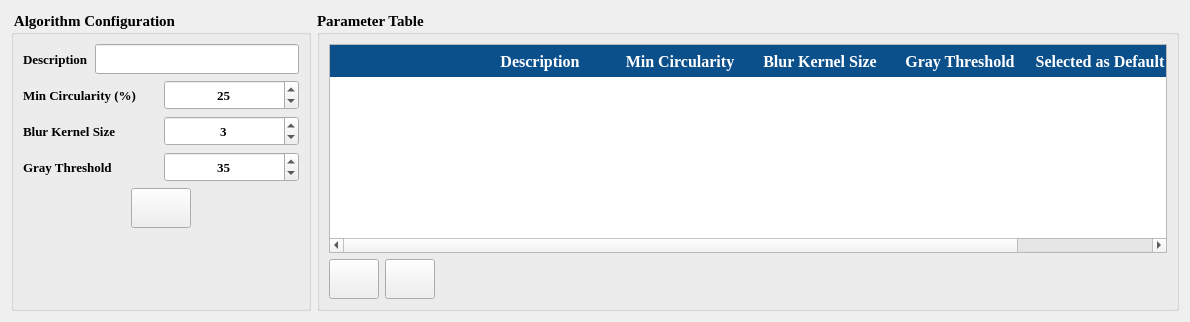
                      <widget class="QWidget" name="tab_4">
                       <attribute name="icon">
                        <iconset>
                         <normaloff>Icons/thresh.png</normaloff>Icons/thresh.png</iconset>
                       </attribute>
                       <attribute name="title">
                        <string/>
                       </attribute>
                       <layout class="QHBoxLayout" name="horizontalLayout_34">
                        <item>
                         <widget class="QGroupBox" name="groupBox_14">
                          <property name="minimumSize">
                           <size>
                            <width>300</width>
                            <height>200</height>
                           </size>
                          </property>
                          <property name="maximumSize">
                           <size>
                            <width>400</width>
                            <height>16777215</height>
                           </size>
                          </property>
                          <property name="font">
                           <font>
                            <family>Times New Roman</family>
                            <pointsize>11</pointsize>
                            <weight>75</weight>
                            <bold>true</bold>
                           </font>
                          </property>
                          <property name="title">
                           <string> Algorithm Configuration</string>
                          </property>
                          <layout class="QVBoxLayout" name="verticalLayout_25">
                           <item>
                            <layout class="QHBoxLayout" name="horizontalLayout_51">
                             <item>
                              <widget class="QLabel" name="label_28">
                               <property name="font">
                                <font>
                                 <pointsize>10</pointsize>
                                 <weight>75</weight>
                                 <bold>true</bold>
                                </font>
                               </property>
                               <property name="text">
                                <string>Description</string>
                               </property>
                              </widget>
                             </item>
                             <item>
                              <widget class="QLineEdit" name="algo_desc_lineedit">
                               <property name="sizePolicy">
                                <sizepolicy hsizetype="Expanding" vsizetype="Fixed">
                                 <horstretch>0</horstretch>
                                 <verstretch>30</verstretch>
                                </sizepolicy>
                               </property>
                               <property name="minimumSize">
                                <size>
                                 <width>0</width>
                                 <height>30</height>
                                </size>
                               </property>
                               <property name="font">
                                <font>
                                 <family>Times New Roman</family>
                                 <pointsize>10</pointsize>
                                </font>
                               </property>
                               <property name="cursor">
                                <cursorShape>IBeamCursor</cursorShape>
                               </property>
                               <property name="alignment">
                                <set>Qt::AlignCenter</set>
                               </property>
                              </widget>
                             </item>
                            </layout>
                           </item>
                           <item>
                            <layout class="QHBoxLayout" name="horizontalLayout_24">
                             <item>
                              <widget class="QLabel" name="label_18">
                               <property name="font">
                                <font>
                                 <pointsize>10</pointsize>
                                 <weight>75</weight>
                                 <bold>true</bold>
                                </font>
                               </property>
                               <property name="text">
                                <string>Min Circularity (%)</string>
                               </property>
                              </widget>
                             </item>
                             <item>
                              <widget class="QSpinBox" name="circ_acc_spin_2">
                               <property name="minimumSize">
                                <size>
                                 <width>0</width>
                                 <height>30</height>
                                </size>
                               </property>
                               <property name="maximumSize">
                                <size>
                                 <width>16777215</width>
                                 <height>30</height>
                                </size>
                               </property>
                               <property name="font">
                                <font>
                                 <family>Times New Roman</family>
                                 <pointsize>10</pointsize>
                                </font>
                               </property>
                               <property name="cursor">
                                <cursorShape>IBeamCursor</cursorShape>
                               </property>
                               <property name="locale">
                                <locale language="English" country="UnitedStates"/>
                               </property>
                               <property name="alignment">
                                <set>Qt::AlignCenter</set>
                               </property>
                               <property name="minimum">
                                <number>1</number>
                               </property>
                               <property name="maximum">
                                <number>100</number>
                               </property>
                               <property name="singleStep">
                                <number>0</number>
                               </property>
                               <property name="value">
                                <number>25</number>
                               </property>
                              </widget>
                             </item>
                            </layout>
                           </item>
                           <item>
                            <layout class="QHBoxLayout" name="horizontalLayout_25">
                             <item>
                              <widget class="QLabel" name="label_19">
                               <property name="font">
                                <font>
                                 <pointsize>10</pointsize>
                                 <weight>75</weight>
                                 <bold>true</bold>
                                </font>
                               </property>
                               <property name="text">
                                <string>Blur Kernel Size</string>
                               </property>
                              </widget>
                             </item>
                             <item>
                              <widget class="QSpinBox" name="blur_ksize_spin_2">
                               <property name="minimumSize">
                                <size>
                                 <width>0</width>
                                 <height>30</height>
                                </size>
                               </property>
                               <property name="maximumSize">
                                <size>
                                 <width>16777215</width>
                                 <height>30</height>
                                </size>
                               </property>
                               <property name="font">
                                <font>
                                 <family>Times New Roman</family>
                                 <pointsize>10</pointsize>
                                </font>
                               </property>
                               <property name="cursor">
                                <cursorShape>IBeamCursor</cursorShape>
                               </property>
                               <property name="locale">
                                <locale language="English" country="UnitedStates"/>
                               </property>
                               <property name="alignment">
                                <set>Qt::AlignCenter</set>
                               </property>
                               <property name="minimum">
                                <number>1</number>
                               </property>
                               <property name="maximum">
                                <number>91</number>
                               </property>
                               <property name="singleStep">
                                <number>2</number>
                               </property>
                               <property name="value">
                                <number>3</number>
                               </property>
                              </widget>
                             </item>
                            </layout>
                           </item>
                           <item>
                            <layout class="QHBoxLayout" name="horizontalLayout_26">
                             <item>
                              <widget class="QLabel" name="label_20">
                               <property name="font">
                                <font>
                                 <pointsize>10</pointsize>
                                 <weight>75</weight>
                                 <bold>true</bold>
                                </font>
                               </property>
                               <property name="text">
                                <string>Gray Threshold</string>
                               </property>
                              </widget>
                             </item>
                             <item>
                              <widget class="QSpinBox" name="gray_spin_2">
                               <property name="minimumSize">
                                <size>
                                 <width>0</width>
                                 <height>30</height>
                                </size>
                               </property>
                               <property name="maximumSize">
                                <size>
                                 <width>16777215</width>
                                 <height>30</height>
                                </size>
                               </property>
                               <property name="font">
                                <font>
                                 <family>Times New Roman</family>
                                 <pointsize>10</pointsize>
                                </font>
                               </property>
                               <property name="cursor">
                                <cursorShape>IBeamCursor</cursorShape>
                               </property>
                               <property name="locale">
                                <locale language="English" country="UnitedStates"/>
                               </property>
                               <property name="alignment">
                                <set>Qt::AlignCenter</set>
                               </property>
                               <property name="minimum">
                                <number>0</number>
                               </property>
                               <property name="maximum">
                                <number>255</number>
                               </property>
                               <property name="singleStep">
                                <number>1</number>
                               </property>
                               <property name="value">
                                <number>35</number>
                               </property>
                              </widget>
                             </item>
                            </layout>
                           </item>
                           <item>
                            <layout class="QHBoxLayout" name="horizontalLayout_43">
                             <item>
                              <widget class="QPushButton" name="apply_btn_2">
                               <property name="enabled">
                                <bool>true</bool>
                               </property>
                               <property name="minimumSize">
                                <size>
                                 <width>50</width>
                                 <height>40</height>
                                </size>
                               </property>
                               <property name="maximumSize">
                                <size>
                                 <width>60</width>
                                 <height>16777215</height>
                                </size>
                               </property>
                               <property name="font">
                                <font>
                                 <family>Times New Roman</family>
                                 <pointsize>10</pointsize>
                                 <weight>75</weight>
                                 <bold>true</bold>
                                </font>
                               </property>
                               <property name="cursor">
                                <cursorShape>PointingHandCursor</cursorShape>
                               </property>
                               <property name="toolTip">
                                <string>&lt;html&gt;&lt;head/&gt;&lt;body&gt;&lt;p&gt;&lt;span style=&quot; font-size:10pt; font-weight:400;&quot;&gt;Apply Config&lt;/span&gt;&lt;/p&gt;&lt;/body&gt;&lt;/html&gt;</string>
                               </property>
                               <property name="styleSheet">
                                <string notr="true"/>
                               </property>
                               <property name="text">
                                <string/>
                               </property>
                               <property name="icon">
                                <iconset>
                                 <normaloff>Icons/okk (1).png</normaloff>Icons/okk (1).png</iconset>
                               </property>
                               <property name="iconSize">
                                <size>
                                 <width>30</width>
                                 <height>30</height>
                                </size>
                               </property>
                               <property name="autoRepeatInterval">
                                <number>100</number>
                               </property>
                              </widget>
                             </item>
                            </layout>
                           </item>
                           <item>
                            <spacer name="verticalSpacer_2">
                             <property name="orientation">
                              <enum>Qt::Vertical</enum>
                             </property>
                             <property name="sizeHint" stdset="0">
                              <size>
                               <width>20</width>
                               <height>40</height>
                              </size>
                             </property>
                            </spacer>
                           </item>
                          </layout>
                         </widget>
                        </item>
                        <item>
                         <widget class="QGroupBox" name="groupBox_18">
                          <property name="minimumSize">
                           <size>
                            <width>862</width>
                            <height>300</height>
                           </size>
                          </property>
                          <property name="font">
                           <font>
                            <family>Times New Roman</family>
                            <pointsize>11</pointsize>
                            <weight>75</weight>
                            <bold>true</bold>
                           </font>
                          </property>
                          <property name="title">
                           <string>Parameter Table</string>
                          </property>
                          <layout class="QVBoxLayout" name="verticalLayout_7">
                           <item>
                            <widget class="QTableWidget" name="algo_param_table">
                             <property name="font">
                              <font>
                               <family>Times New Roman</family>
                               <pointsize>12</pointsize>
                              </font>
                             </property>
                             <property name="toolTip">
                              <string>&lt;html&gt;&lt;head/&gt;&lt;body&gt;&lt;p&gt;Parameter Table&lt;/p&gt;&lt;/body&gt;&lt;/html&gt;</string>
                             </property>
                             <property name="styleSheet">
                              <string notr="true">QHeaderView::section {
    background-color: #0C508B;
    border: none;
    height: 32px;
	color : rgb(255,255,255)
}

QTableWidget QTableCornerButton::section {
    background-color: #170a45;
    border: 1px solid #170a45;
}

QTableWidget {
    gridline-color: #170a45;
    font-size: 12pt;
}

</string>
                             </property>
                             <attribute name="horizontalHeaderDefaultSectionSize">
                              <number>140</number>
                             </attribute>
                             <attribute name="horizontalHeaderHighlightSections">
                              <bool>true</bool>
                             </attribute>
                             <attribute name="horizontalHeaderMinimumSectionSize">
                              <number>40</number>
                             </attribute>
                             <column>
                              <property name="text">
                               <string/>
                              </property>
                             </column>
                             <column>
                              <property name="text">
                               <string>Description</string>
                              </property>
                              <property name="font">
                               <font>
                                <family>Times New Roman</family>
                                <pointsize>12</pointsize>
                                <weight>75</weight>
                                <bold>true</bold>
                               </font>
                              </property>
                             </column>
                             <column>
                              <property name="text">
                               <string>Min Circularity</string>
                              </property>
                              <property name="font">
                               <font>
                                <family>Times New Roman</family>
                                <pointsize>12</pointsize>
                                <weight>75</weight>
                                <bold>true</bold>
                               </font>
                              </property>
                             </column>
                             <column>
                              <property name="text">
                               <string>Blur Kernel Size</string>
                              </property>
                              <property name="font">
                               <font>
                                <family>Times New Roman</family>
                                <pointsize>12</pointsize>
                                <weight>75</weight>
                                <bold>true</bold>
                               </font>
                              </property>
                             </column>
                             <column>
                              <property name="text">
                               <string>Gray Threshold</string>
                              </property>
                              <property name="font">
                               <font>
                                <family>Times New Roman</family>
                                <pointsize>12</pointsize>
                                <weight>75</weight>
                                <bold>true</bold>
                               </font>
                              </property>
                             </column>
                             <column>
                              <property name="text">
                               <string>Selected as Default</string>
                              </property>
                              <property name="font">
                               <font>
                                <family>Times New Roman</family>
                                <pointsize>12</pointsize>
                                <weight>75</weight>
                                <bold>true</bold>
                               </font>
                              </property>
                             </column>
                            </widget>
                           </item>
                           <item>
                            <layout class="QHBoxLayout" name="horizontalLayout_41">
                             <item>
                              <widget class="QPushButton" name="param_apply_btn">
                               <property name="minimumSize">
                                <size>
                                 <width>50</width>
                                 <height>40</height>
                                </size>
                               </property>
                               <property name="maximumSize">
                                <size>
                                 <width>60</width>
                                 <height>16777215</height>
                                </size>
                               </property>
                               <property name="font">
                                <font>
                                 <family>Times New Roman</family>
                                 <pointsize>10</pointsize>
                                </font>
                               </property>
                               <property name="toolTip">
                                <string>&lt;html&gt;&lt;head/&gt;&lt;body&gt;&lt;p&gt;Display the selected items&lt;/p&gt;&lt;/body&gt;&lt;/html&gt;</string>
                               </property>
                               <property name="text">
                                <string/>
                               </property>
                               <property name="icon">
                                <iconset>
                                 <normaloff>Icons/selection.png</normaloff>Icons/selection.png</iconset>
                               </property>
                               <property name="iconSize">
                                <size>
                                 <width>30</width>
                                 <height>30</height>
                                </size>
                               </property>
                              </widget>
                             </item>
                             <item>
                              <widget class="QPushButton" name="algo_del_btn">
                               <property name="minimumSize">
                                <size>
                                 <width>50</width>
                                 <height>40</height>
                                </size>
                               </property>
                               <property name="maximumSize">
                                <size>
                                 <width>60</width>
                                 <height>16777215</height>
                                </size>
                               </property>
                               <property name="font">
                                <font>
                                 <family>Times New Roman</family>
                                 <pointsize>10</pointsize>
                                </font>
                               </property>
                               <property name="toolTip">
                                <string>&lt;html&gt;&lt;head/&gt;&lt;body&gt;&lt;p&gt;Clear selected items&lt;/p&gt;&lt;/body&gt;&lt;/html&gt;</string>
                               </property>
                               <property name="text">
                                <string/>
                               </property>
                               <property name="icon">
                                <iconset>
                                 <normaloff>Icons/delete.png</normaloff>Icons/delete.png</iconset>
                               </property>
                               <property name="iconSize">
                                <size>
                                 <width>30</width>
                                 <height>30</height>
                                </size>
                               </property>
                              </widget>
                             </item>
                             <item>
                              <spacer name="horizontalSpacer_11">
                               <property name="orientation">
                                <enum>Qt::Horizontal</enum>
                               </property>
                               <property name="sizeHint" stdset="0">
                                <size>
                                 <width>40</width>
                                 <height>20</height>
                                </size>
                               </property>
                              </spacer>
                             </item>
                            </layout>
                           </item>
                          </layout>
                         </widget>
                        </item>
                       </layout>
                      </widget>
